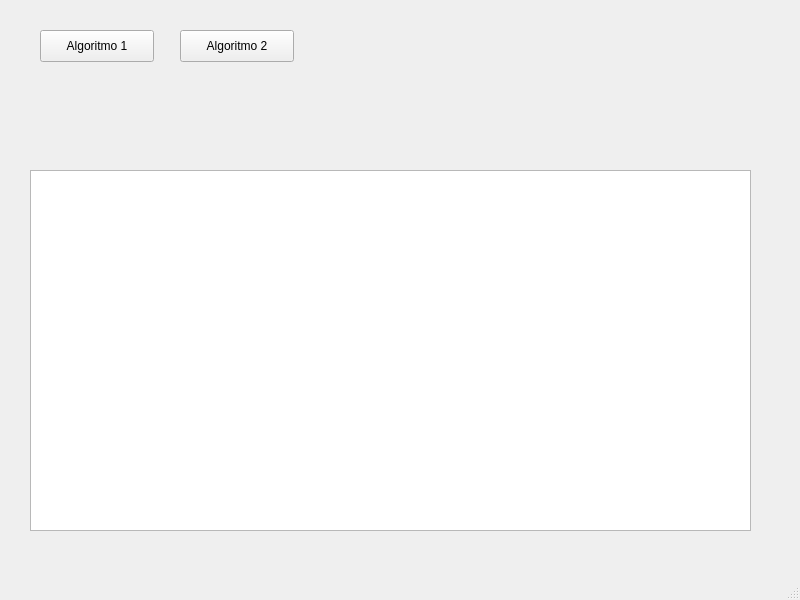
<?xml version="1.0" encoding="UTF-8"?>
<ui version="4.0">
 <class>MainWindow</class>
 <widget class="QMainWindow" name="MainWindow">
  <property name="geometry">
   <rect>
    <x>0</x>
    <y>0</y>
    <width>800</width>
    <height>600</height>
   </rect>
  </property>
  <property name="windowTitle">
   <string>MainWindow</string>
  </property>
  <widget class="QWidget" name="centralwidget">
   <widget class="QPushButton" name="pushButton">
    <property name="geometry">
     <rect>
      <x>40</x>
      <y>30</y>
      <width>114</width>
      <height>32</height>
     </rect>
    </property>
    <property name="text">
     <string>Algoritmo 1</string>
    </property>
   </widget>
   <widget class="QPushButton" name="pushButton_2">
    <property name="geometry">
     <rect>
      <x>180</x>
      <y>30</y>
      <width>114</width>
      <height>32</height>
     </rect>
    </property>
    <property name="text">
     <string>Algoritmo 2</string>
    </property>
   </widget>
   <widget class="QGraphicsView" name="graphicsView">
    <property name="geometry">
     <rect>
      <x>30</x>
      <y>170</y>
      <width>721</width>
      <height>361</height>
     </rect>
    </property>
   </widget>
  </widget>
  <widget class="QMenuBar" name="menubar">
   <property name="geometry">
    <rect>
     <x>0</x>
     <y>0</y>
     <width>800</width>
     <height>22</height>
    </rect>
   </property>
  </widget>
  <widget class="QStatusBar" name="statusbar"/>
 </widget>
 <resources/>
 <connections/>
</ui>
